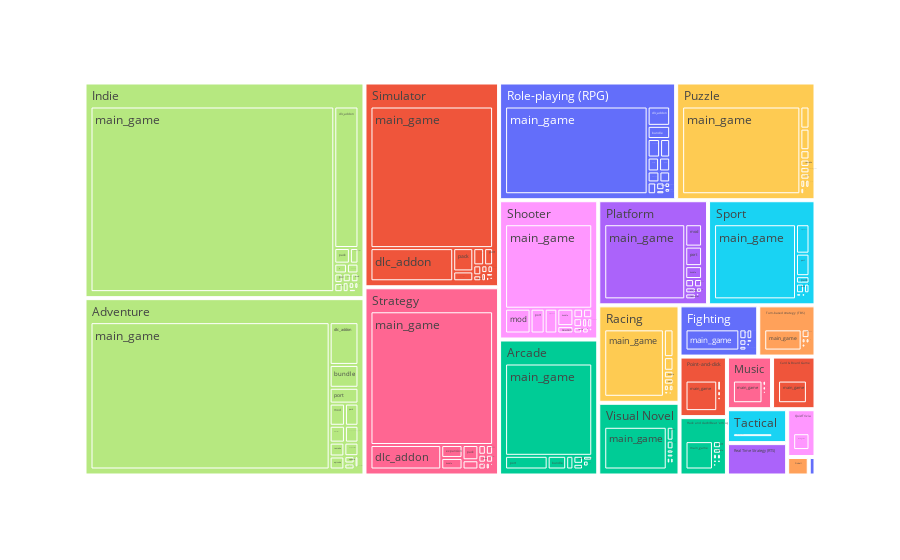

Write notebook code for a chart like this one.
### Code cell
genres_categories_fig(dataframe)

### Figure 1 — Plotly figure (JSON) as saved in the notebook; plotly's stock layout.template omitted (floating-point values rounded to 4 significant figures; data arrays with more than 128 entries replaced by an {"elided": "..."} marker saying what was removed)
{"data": [{"branchvalues": "total", "customdata": {"elided": "368x1 str values"}, "domain": {"x": [0, 1], "y": [0, 1]}, "hovertemplate": "labels=%{label}<br>value=%{value}<br>parent=%{parent}<br>id=%{id}<br>genre=%{customdata[0]}<extra></extra>", "ids": {"elided": "368 str values"}, "labels": {"elided": "368 str values"}, "marker": {"colors": {"elided": "368 str values"}}, "name": "", "parents": {"elided": "368 str values"}, "type": "treemap", "values": {"elided": "368 int values"}}], "layout": {"legend": {"tracegroupgap": 0}, "margin": {"t": 60}}}
